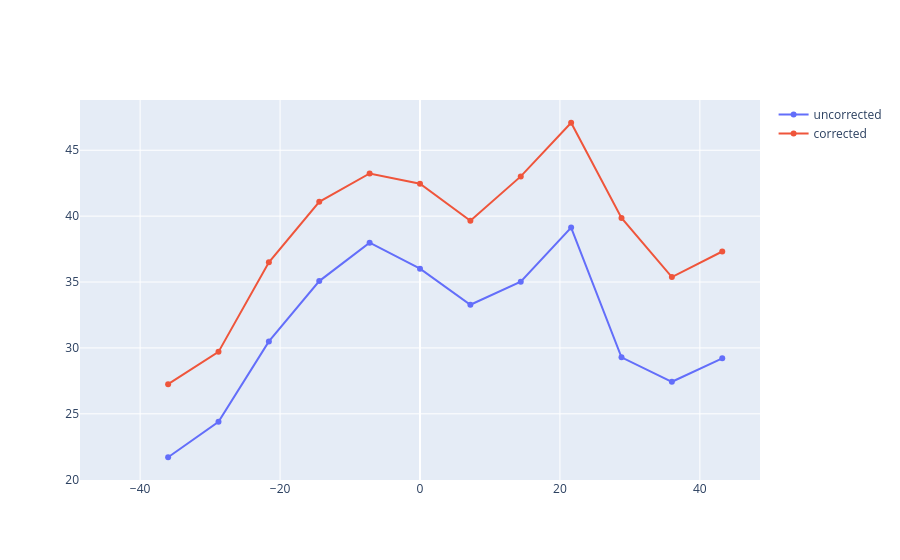

Source (notebook cell):
### Code cell
incidence_angles = [-43.2,-36,-28.8,-21.6,-14.4,-7.2,0,7.2,14.4,21.6,28.8,36,43.2]

fig = go.Figure()
box = (sic.LAT < 80) & (sic.LAT > 70) & (((sic.LON >0) & (sic.LON < 30)) | (sic.LON>320))
sic_box = sic.where(box)

Q1 = sic_box.TBCH1.quantile(0.25)
Q3 = sic_box.TBCH1.quantile(0.75)
IQR = Q3 - Q1
# Define the outlier boundaries
lower_bound = Q1 - 1.5 * IQR
upper_bound = Q3 + 1.5 * IQR
print(lower_bound.values,upper_bound.values)

print(np.max(sic_box.TBCH1))
iqr= (sic_box.TBCH1 > lower_bound.values) & (sic_box.TBCH1 < upper_bound.values)

inang = (sic_box.n13_obs == 4)
#sic_box_filtered = sic_box.where(iqr)
#sic_box_filtered=sic_box.where(inang)
sic_box_filtered = sic_box
plot_geo(sic_box_filtered,sic_box_filtered.SIC_1ch,hemisphere="north")
#sic_box = sic
fig.add_trace(go.Scatter(x=incidence_angles,y=[np.nanstd(sic_box_filtered.TBCH1.values[:,s]) for s in range(13)],
                         mode='lines+markers',name="uncorrected"))
fig.add_trace(go.Scatter(x=incidence_angles,y=[np.nanstd(sic_box_filtered.TBCH1_corr.values[:,s]) for s in range(13)],
                         mode='lines+markers',name="corrected"))
fig.show()

### Figure 1 — Plotly figure (JSON) as saved in the notebook; plotly's stock layout.template omitted (floating-point values rounded to 4 significant figures)
{"data": [{"mode": "lines+markers", "name": "uncorrected", "type": "scatter", "x": [-43.2, -36, -28.8, -21.6, -14.4, -7.2, 0, 7.2, 14.4, 21.6, 28.8, 36, 43.2], "y": [null, 21.7, 24.4, 30.49, 35.07, 37.99, 36.02, 33.28, 35.03, 39.14, 29.29, 27.43, 29.21]}, {"mode": "lines+markers", "name": "corrected", "type": "scatter", "x": [-43.2, -36, -28.8, -21.6, -14.4, -7.2, 0, 7.2, 14.4, 21.6, 28.8, 36, 43.2], "y": [null, 27.25, 29.7, 36.5, 41.08, 43.24, 42.46, 39.64, 43.02, 47.09, 39.86, 35.38, 37.32]}], "layout": {}}
